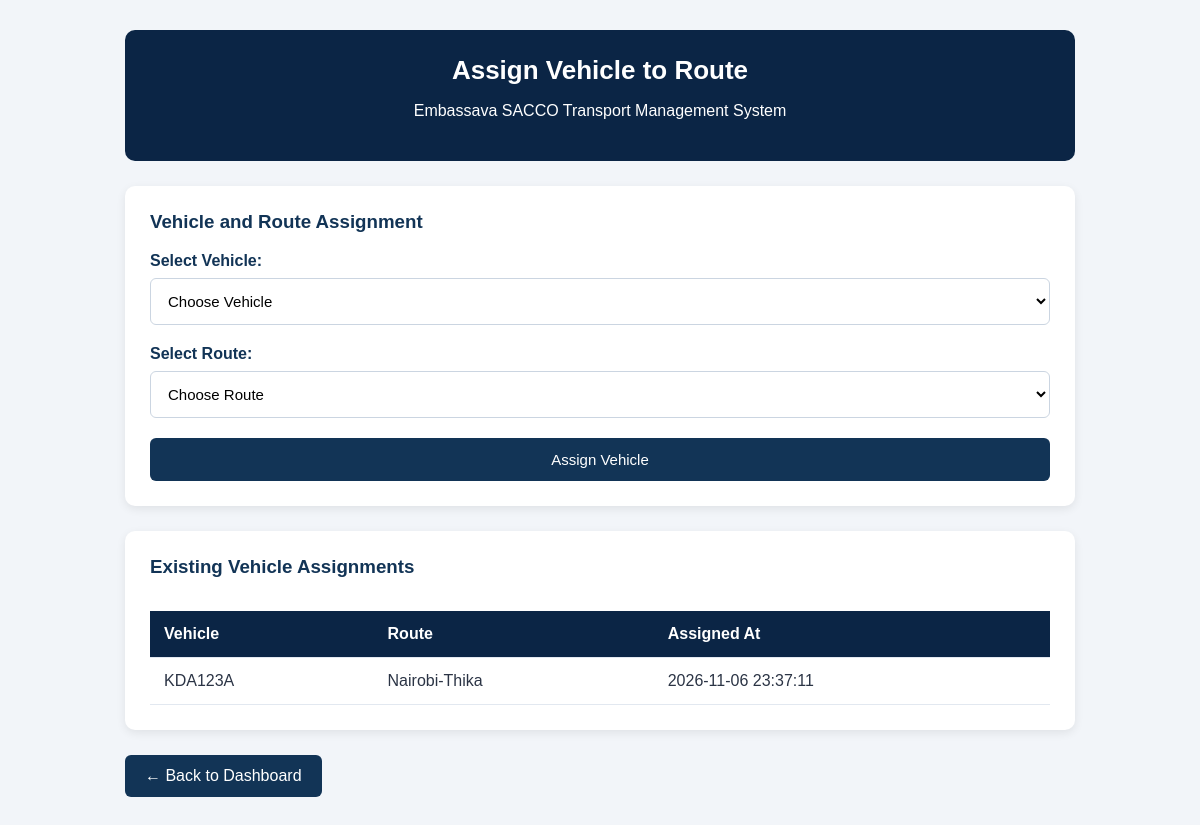
/assign_vehicle.php (signed in), run on the app's committed database.
### tables this page shows
CREATE TABLE `vehicle_assignments` (
  `assignment_id` int(11) NOT NULL,
  `vehicle_id` int(11) NOT NULL,
  `route_id` int(11) NOT NULL,
  `assigned_at` timestamp NULL DEFAULT current_timestamp()
);

CREATE TABLE `vehicles` (
  `vehicle_id` int(11) NOT NULL,
  `registration_number` varchar(30) NOT NULL,
  `vehicle_model` varchar(100) DEFAULT NULL,
  `capacity` int(11) DEFAULT NULL,
  `status` enum('active','inactive','maintenance') DEFAULT 'active',
  `driver_id` int(11) DEFAULT NULL
);

CREATE TABLE `routes` (
  `route_id` int(11) NOT NULL,
  `route_name` varchar(100) NOT NULL,
  `start_location` varchar(100) NOT NULL,
  `end_location` varchar(100) NOT NULL,
  `distance_km` decimal(8,2) DEFAULT NULL,
  `status` enum('active','inactive') DEFAULT 'active'
);

### assign_vehicle.php (the view, shortened to what this page needs)
<?php
require_once 'db_connect.php';
$assignments = $conn->query(
    "SELECT va.assignment_id, v.registration_number,
            r.route_name, va.assigned_at
     FROM vehicle_assignments va
     JOIN vehicles v ON va.vehicle_id = v.vehicle_id
     JOIN routes r ON va.route_id = r.route_id
     ORDER BY va.assigned_at DESC"
);
?>
<!DOCTYPE html>
<html lang="en">
<head>
</head>
<body>
<div class="container">
    <div class="header">
        <h2>Assign Vehicle to Route</h2>
        <p>Embassava SACCO Transport Management System</p>
    </div>
    <div class="card">
        <h3>Vehicle and Route Assignment</h3>
        <form method="POST">
            <label>Select Vehicle:</label>
            <select name="vehicle_id" required>
                <option value="">Choose Vehicle</option>
            </select>
            <label>Select Route:</label>
            <select name="route_id" required>
                <option value="">Choose Route</option>
            </select>
            <button type="submit">Assign Vehicle</button>
        </form>
    </div>
    <div class="card">
        <h3>Existing Vehicle Assignments</h3>
        <div class="table-wrapper">
            <table>
                <tr>
                    <th>Vehicle</th>
                    <th>Route</th>
                    <th>Assigned At</th>
                </tr>
                <?php while ($assignment = $assignments->fetch_assoc()): ?>
                    <tr>
                        <td><?php echo htmlspecialchars($assignment['registration_number']); ?></td>
                        <td><?php echo htmlspecialchars($assignment['route_name']); ?></td>
                        <td><?php echo htmlspecialchars($assignment['assigned_at']); ?></td>
                    </tr>
                <?php endwhile; ?>
            </table>
        </div>
    </div>
    <a href="dashboard.php" class="back-link">← Back to Dashboard</a>
</div>
</body>
</html>

### assign_vehicle.php (style rules this page uses)
* { box-sizing: border-box; }
body { font-family: Arial, sans-serif; margin: 0; padding: 30px 15px; background: #F2F5F9; color: #2B3445; }
.container { max-width: 950px; margin: 0 auto; }
.header { background: #0B2545; color: white; padding: 25px; border-radius: 10px; text-align: center; margin-bottom: 25px; }
.header h2 { margin: 0; font-size: 26px; }
.card { background: white; padding: 25px; border-radius: 10px; margin-bottom: 25px; box-shadow: 0 3px 10px rgba(0,0,0,0.08); }
h3 { color: #123456; margin-top: 0; }
label { display: block; font-weight: bold; margin-bottom: 8px; color: #123456; }
select { width: 100%; padding: 13px; border: 1px solid #CBD5E1; border-radius: 6px; margin-bottom: 20px; font-size: 15px; background: white; }
button { background: #123456; color: white; border: none; padding: 13px 22px; border-radius: 6px; font-size: 15px; cursor: pointer; width: 100%; }
.table-wrapper { width: 100%; overflow-x: auto; }
table { width: 100%; border-collapse: collapse; margin-top: 15px; }
th, td { padding: 14px; text-align: left; border-bottom: 1px solid #E2E8F0; }
th { background: #0B2545; color: white; }
.back-link { display: inline-block; background: #123456; color: white; text-decoration: none; padding: 12px 20px; border-radius: 6px; }

### data on the page
vehicle_assignments: vehicle.registration_number "KDA123A", route.route_name "Nairobi-Thika", assigned_at "2026-11-06 23:37:11"
